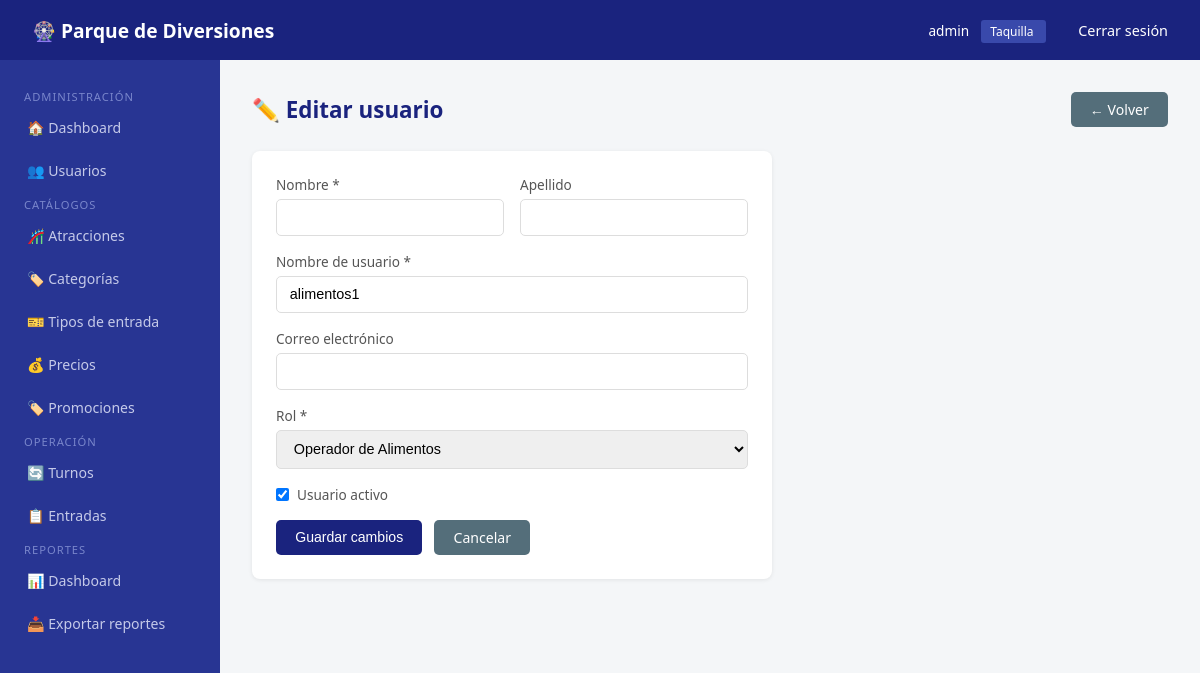
The page /usuarios/editar/4/ (signed in) on the database its author committed.
### usuarios/models.py (models this page shows, shortened)
class UsuarioInterno(AbstractUser):
    rol = models.CharField(max_length=30, choices=ROL_CHOICES, default='taquilla')
    activo = models.BooleanField(default=True)
    fecha_creacion = models.DateTimeField(auto_now_add=True)

### usuarios/views.py (the view, shortened to what this page needs)
# urls.py: path('editar/<int:pk>/',        views.editar_usuario,    name='editar_usuario'),
@login_requerido
@rol_requerido('administrador')
def editar_usuario(request, pk):
    usuario = get_object_or_404(UsuarioInterno, pk=pk)
    return render(request, 'usuarios/form_usuario.html', {
        'object': usuario,
        'roles': ROL_CHOICES,
    })

### usuarios/decoradores.py (called while the page is built)
def rol_requerido(*roles):
    def decorator(view_func):
        @wraps(view_func)
        def wrapper(request, *args, **kwargs):
            if not request.user.is_authenticated:
                return redirect('usuarios:login')
            if request.user.is_superuser:
                return view_func(request, *args, **kwargs)
            if request.user.rol not in roles:
                messages.error(request, 'No tienes permiso para acceder a esta sección.')
                return redirect('usuarios:dashboard')
            return view_func(request, *args, **kwargs)
        return wrapper
    return decorator

def login_requerido(view_func):
    @wraps(view_func)
    def wrapper(request, *args, **kwargs):
        if not request.user.is_authenticated:
            return redirect('usuarios:login')
        return view_func(request, *args, **kwargs)
    return wrapper

### templates/usuarios/form_usuario.html (shortened to what this page needs)
{% extends 'base/base.html' %}
{% block content %}
<div class="page-header">
    <h1>{% if object %}✏️ Editar usuario{% else %}➕ Nuevo usuario{% endif %}</h1>
    <a href="{% url 'usuarios:lista_usuarios' %}" class="btn btn-secondary">← Volver</a>
</div>
<div class="card" style="max-width: 520px;">
    <form method="post">
        <div style="display: grid; grid-template-columns: 1fr 1fr; gap: 1rem;">
            <div class="form-group">
                <label>Nombre *</label>
                <input type="text" name="first_name" value="{{ object.first_name|default:'' }}" required>
            </div>
            <div class="form-group">
                <label>Apellido</label>
                <input type="text" name="last_name" value="{{ object.last_name|default:'' }}">
            </div>
        </div>
        <div class="form-group">
            <label>Nombre de usuario *</label>
            <input type="text" name="username" value="{{ object.username|default:'' }}" required>
        </div>
        <div class="form-group">
            <label>Correo electrónico</label>
            <input type="email" name="email" value="{{ object.email|default:'' }}">
        </div>
        <div class="form-group">
            <label>Rol *</label>
            <select name="rol">
                {% for val, label in roles %}
                    <option value="{{ val }}"
                        {% if object.rol == val %}selected{% endif %}>
                        {{ label }}
                    </option>
                {% endfor %}
            </select>
        </div>
        <div class="form-group">
            <label style="display: flex; align-items: center; gap: 0.5rem; cursor: pointer;">
                <input type="checkbox" name="activo"
                    {% if object.activo or not object %}checked{% endif %}
                    style="width: auto;">
                Usuario activo
            </label>
        </div>
        <div style="display: flex; gap: 0.75rem; margin-top: 0.5rem;">
            <button type="submit" class="btn btn-primary">
                {% if object %}Guardar cambios{% else %}Crear usuario{% endif %}
            </button>
            <a href="{% url 'usuarios:lista_usuarios' %}" class="btn btn-secondary">Cancelar</a>
        </div>
    </form>
</div>
{% endblock %}

### templates/base/base.html (shortened to what this page needs)
<!DOCTYPE html>
<html lang="es">
<head>
</head>
<body>
<nav class="navbar">
    <span class="brand">🎡 Parque de Diversiones</span>
    <div>
        {% if user.is_authenticated %}
            <span style="font-size:0.85rem; margin-right:0.5rem;">
                {{ user.get_full_name|default:user.username }}
            </span>
            <span style="background:#3949ab; padding:0.2rem 0.6rem; border-radius:3px; font-size:0.75rem; margin-right:1rem;">
                {{ user.get_rol_display }}
            </span>
            <a href="{% url 'usuarios:logout' %}">Cerrar sesión</a>
        {% endif %}
    </div>
</nav>
{% if user.is_authenticated %}
<div class="sidebar">
    {% if user.rol == 'administrador' or user.is_superuser %}
        <span class="section-title">Administración</span>
        <a href="{% url 'usuarios:dashboard' %}">🏠 Dashboard</a>
        <a href="{% url 'usuarios:lista_usuarios' %}">👥 Usuarios</a>
        <span class="section-title">Catálogos</span>
        <a href="{% url 'atracciones:lista' %}">🎢 Atracciones</a>
        <a href="{% url 'atracciones:categorias' %}">🏷️ Categorías</a>
        <a href="{% url 'entradas:tipos' %}">🎫 Tipos de entrada</a>
        <a href="{% url 'entradas:precios' %}">💰 Precios</a>
        <a href="{% url 'entradas:promociones' %}">🏷️ Promociones</a>
        <span class="section-title">Operación</span>
        <a href="{% url 'turnos:panel_admin' %}">🔄 Turnos</a>
        <a href="{% url 'entradas:lista_entradas' %}">📋 Entradas</a>
        <span class="section-title">Reportes</span>
        <a href="{% url 'reportes:dashboard' %}">📊 Dashboard</a>
        <a href="{% url 'reportes:dashboard' %}">📥 Exportar reportes</a>
    {% elif user.rol == 'taquilla' %}
        <span class="section-title">Taquilla</span>
        <a href="{% url 'usuarios:dashboard' %}">🏠 Dashboard</a>
        <a href="{% url 'entradas:vender' %}">🎫 Vender entrada</a>
        <a href="{% url 'entradas:validar' %}">✅ Validar entrada</a>
        <a href="{% url 'entradas:lista_entradas' %}">📋 Entradas del día</a>
    {% elif user.rol == 'operador_atraccion' %}
        <span class="section-title">Mi atracción</span>
        <a href="{% url 'usuarios:dashboard' %}">🏠 Dashboard</a>
        <a href="{% url 'turnos:panel_operador' %}">🎡 Panel de turnos</a>
        <a href="{% url 'atracciones:lista' %}">⚙️ Atracciones</a>
    {% elif user.rol == 'operador_alimentos' %}
        <span class="section-title">Alimentos</span>
        <a href="{% url 'usuarios:dashboard' %}">🏠 Dashboard</a>
    {% elif user.rol == 'soporte' %}
        <span class="section-title">Soporte</span>
        <a href="{% url 'usuarios:dashboard' %}">🏠 Dashboard</a>
        <a href="{% url 'usuarios:buscar_visitante' %}">🔍 Buscar visitante</a>
    {% endif %}
</div>
{% endif %}
<div class="main-content {% if not user.is_authenticated %}full{% endif %}">
    {% block content %}{% endblock %}
</div>
</body>
</html>

### templates/base/base.html (style rules this page uses)
* { margin: 0; padding: 0; box-sizing: border-box; }
body { font-family: 'Segoe UI', sans-serif; background: #f4f6f8; color: #333; }
.navbar { background: #1a237e; color: white; padding: 1rem 2rem; display: flex; justify-content: space-between; align-items: center; position: fixed; top: 0; left: 0; right: 0; z-index: 100; height: 60px; }
.navbar .brand { font-size: 1.2rem; font-weight: bold; }
.navbar a { color: white; text-decoration: none; margin-left: 1rem; font-size: 0.9rem; }
.sidebar { width: 220px; background: #283593; min-height: calc(100vh - 60px); position: fixed; top: 60px; left: 0; padding: 1.5rem 0; overflow-y: auto; }
.sidebar a { display: block; color: #c5cae9; text-decoration: none; padding: 0.75rem 1.5rem; font-size: 0.88rem; border-left: 3px solid transparent; transition: all 0.2s; }
.sidebar .section-title { color: #7986cb; font-size: 0.7rem; text-transform: uppercase; padding: 1rem 1.5rem 0.3rem; letter-spacing: 1px; }
.main-content { margin-left: 220px; padding: 2rem; margin-top: 60px; min-height: calc(100vh - 60px); }
.card { background: white; border-radius: 8px; padding: 1.5rem; margin-bottom: 1.5rem; box-shadow: 0 1px 4px rgba(0,0,0,0.08); }
.btn { display: inline-block; padding: 0.5rem 1.2rem; border-radius: 5px; border: none; cursor: pointer; font-size: 0.88rem; text-decoration: none; transition: opacity 0.2s; }
.btn-primary { background: #1a237e; color: white; }
.btn-secondary { background: #546e7a; color: white; }
.form-group { margin-bottom: 1rem; }
.form-group label { display: block; margin-bottom: 0.3rem; font-size: 0.85rem; color: #555; font-weight: 500; }
.form-group input, .form-group select, .form-group textarea { width: 100%; padding: 0.6rem 0.8rem; border: 1px solid #ddd; border-radius: 5px; font-size: 0.9rem; }
.page-header { display: flex; justify-content: space-between; align-items: center; margin-bottom: 1.5rem; }
.page-header h1 { font-size: 1.4rem; color: #1a237e; }

### rows shown on the page
UsuarioInterno: get_full_name "admin", rol "Taquilla"
UsuarioInterno: username "alimentos1", rol "Operador de Alimentos", activo "☑"
